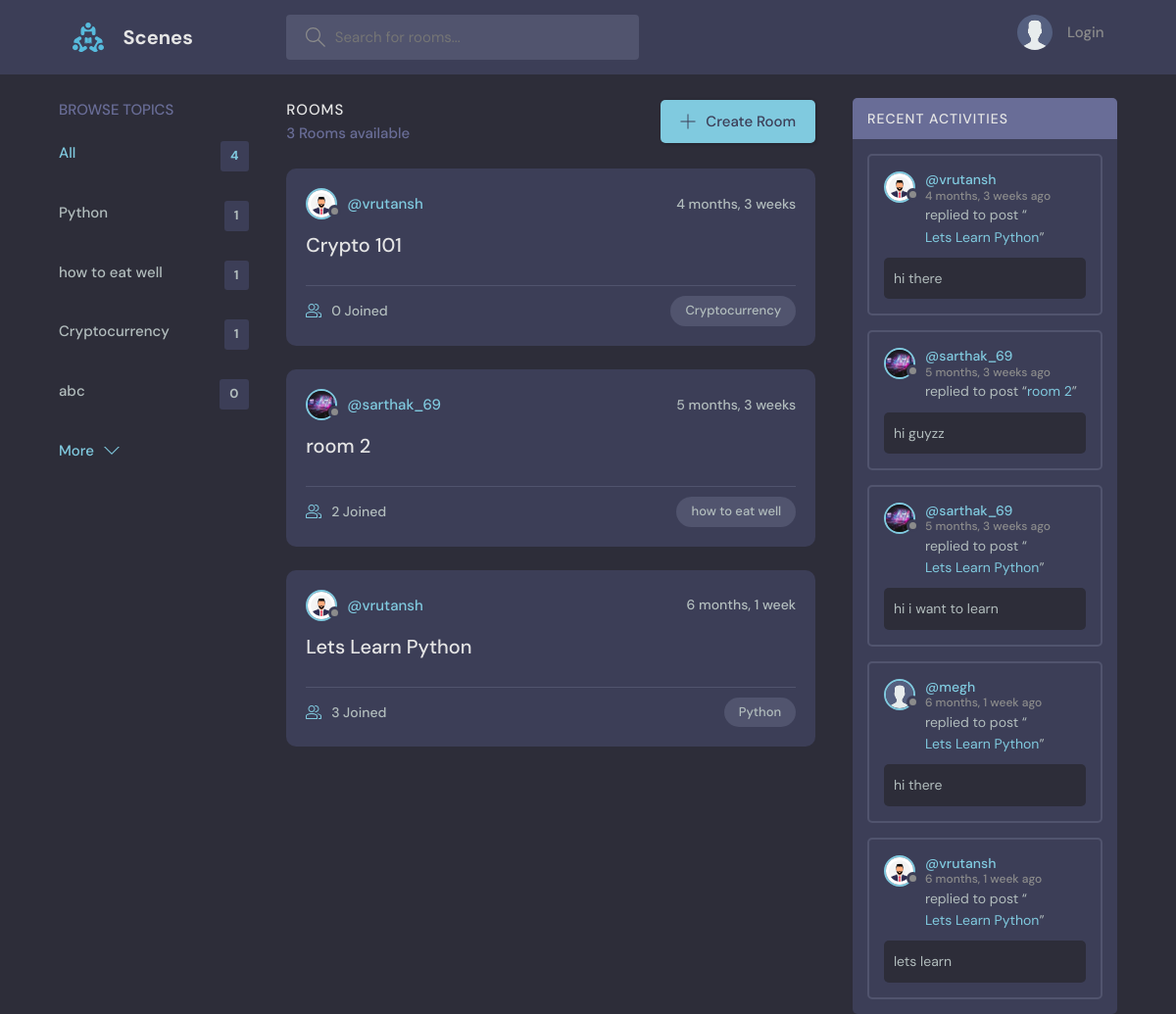
The page / on the database its author committed.
### base/models.py (models this page shows, shortened)
class Topic(models.Model):
    name = models.CharField(max_length=200)

class Room(models.Model):
    host = models.ForeignKey(User, on_delete=models.SET_NULL, null=True)
    topic = models.ForeignKey(Topic, on_delete=models.SET_NULL, null=True)
    name = models.CharField(max_length=200)
    description = models.TextField(null = True, blank = True)
    participants = models.ManyToManyField(User, related_name='participants', blank=True)
    upated = models.DateTimeField(auto_now = True)
    created = models.DateTimeField(auto_now_add = True)
    class Meta:
           ordering = ['-upated', '-created']
    def __str__(self):
        return self.name

class User(AbstractUser):
    name = models.CharField(max_length=200, null=True)
    email = models.EmailField(unique=True, null=True)
    bio = models.TextField(null=True)
    avatar = models.ImageField(null=True, default="avatar.svg")
    USERNAME_FIELD = 'email'
    REQUIRED_FIELDS = []

class Message(models.Model):
    user = models.ForeignKey(User, on_delete=models.CASCADE)
    room = models.ForeignKey(Room, on_delete=models.CASCADE)
    body = models.TextField()
    upated = models.DateTimeField(auto_now = True)
    created = models.DateTimeField(auto_now_add = True)
    class Meta:
           ordering = ['-upated', '-created']

### base/views.py (the view)
# urls.py: path('', views.home, name="home"),
def home(request):
    q = request.GET.get('q') if request.GET.get('q') != None else ''
    rooms = Room.objects.filter(Q(topic__name__icontains=q) | Q(name__icontains=q) | Q(description__icontains=q))
    topics = Topic.objects.all()[0:5]
    room_count = rooms.count()
    room_messages = Message.objects.filter(Q(room__topic__name__icontains=q))
    context = {'rooms': rooms, 'topics': topics, 'room_count':room_count, 'room_messages':room_messages}
    return render(request, 'base/home.html', context)

### base/templates/base/home.html (shortened to what this page needs)
{% extends 'main.html' %}
{% block content %}
    <main class="layout layout--3">
      <div class="container">
        {% include "base/topics_components.html"%}
        <div class="roomList">
          <div class="roomList__header">
            <div>
              <h2>Rooms</h2>
              <p>{{room_count}} Rooms available</p>
            </div>
            <a class="btn btn--main" href="{% url 'create-room'  %}">
              <svg version="1.1" xmlns="http://www.w3.org/2000/svg" width="32" height="32" viewBox="0 0 32 32">
                <title>add</title>
                <path
                  d="M16.943 0.943h-1.885v14.115h-14.115v1.885h14.115v14.115h1.885v-14.115h14.115v-1.885h-14.115v-14.115z"
                ></path>
              </svg>
              Create Room
            </a>
          </div>
          {% include 'base/feed_component.html' %}
        </div>
        {% include 'base/activity_component.html' %}
      </div>
    </main>
{% endblock %}

### base/templates/base/topics_components.html
<div class="topics">
    <div class="topics__header">
      <h2>Browse Topics</h2>
    </div>
    <ul class="topics__list">
      <li>
        <a href="{% url 'home' %}" class="active">All <span>{{topics.count}}</span></a>
      </li>
        {% for topic in topics%}
      <li>
      <a href="{% url 'home' %}?q={{topic.name}}">{{topic.name}} <span>{{topic.room_set.all.count}}</span></a>
      </li>
       {% endfor %}
    </ul>
    <a class="btn btn--link" href="{% url 'topics' %}">
      More
      <svg version="1.1" xmlns="http://www.w3.org/2000/svg" width="32" height="32" viewBox="0 0 32 32">
        <title>chevron-down</title>
        <path d="M16 21l-13-13h-3l16 16 16-16h-3l-13 13z"></path>
      </svg>
    </a>
  </div>

### base/templates/base/feed_component.html (shortened to what this page needs)
{% for room in rooms  %}
<div class="roomListRoom">
   <div class="roomListRoom__header">
     <a href="{% url 'user-profile' room.host.id %}" class="roomListRoom__author">
       <div class="avatar avatar--small">
         <img src="{{room.host.avatar.url}}" />
       </div>
       <span>@{{room.host.username}}</span>
     </a>
     <div class="roomListRoom__actions">
       <span>{{room.created|timesince}}</span>
     </div>
   </div>
   <div class="roomListRoom__content">
     <a href="{% url 'room' room.id %}">{{room.name}}</a>
   </div>
   <div class="roomListRoom__meta">
     <a href="{% url 'room' room.id %}" class="roomListRoom__joined">
       {{room.participants.all.count}} Joined
     </a>
     <p class="roomListRoom__topic">{{room.topic.name}}</p>
   </div>
 </div>
{% endfor %}

### base/templates/base/activity_component.html (shortened to what this page needs)
<div class="activities">
  <div class="activities__header">
      <h2>Recent Activities</h2>
  </div>
  {% for message in room_messages %}
  <div class="activities__box">
      <div class="activities__boxHeader roomListRoom__header">
          <a href="{% url 'user-profile' message.user.id %}" class="roomListRoom__author">
              <div class="avatar avatar--small">
                  <img src="{{message.user.avatar.url}}" />
              </div>
              <p>
                  @{{message.user.username}}
                  <span>{{message.created|timesince}} ago</span>
              </p>
          </a>
      </div>
      <div class="activities__boxContent">
          <p>replied to post “<a href="{% url 'room' message.room.id %}">{{message.room}}</a>”</p>
          <div class="activities__boxRoomContent">{{message.body}}</div>
      </div>
  </div>
  {% endfor %}
</div>

### rows shown on the page
Topic: name "Python", room_set.all.count "1"
Topic: name "how to eat well", room_set.all.count "1"
Topic: name "Cryptocurrency", room_set.all.count "1"
Topic: name "abc", room_set.all.count "0"
Room: host.avatar (picture), host.username "vrutansh", created "4 months, 3 weeks", name "Crypto 101", participants.all.count "0", topic.name "Cryptocurrency"
Room: host.avatar (picture), host.username "sarthak_69", created "5 months, 3 weeks", name "room 2", participants.all.count "2", topic.name "how to eat well"
Room: host.avatar (picture), host.username "vrutansh", created "6 months, 1 week", name "Lets Learn Python", participants.all.count "3", topic.name "Python"
Message: user.avatar (picture), user.username "vrutansh", created "4 months, 3 weeks", room "Lets Learn Python", body "hi there"
Message: user.avatar (picture), user.username "sarthak_69", created "5 months, 3 weeks", room "room 2", body "hi guyzz"
Message: user.avatar (picture), user.username "sarthak_69", created "5 months, 3 weeks", room "Lets Learn Python", body "hi i want to learn"
Message: user.avatar (placeholder picture), user.username "megh", created "6 months, 1 week", room "Lets Learn Python", body "hi there"
Message: user.avatar (picture), user.username "vrutansh", created "6 months, 1 week", room "Lets Learn Python", body "lets learn"

### other values the page prints
{{ topics.count }} "4"
{{ room_count }} "3"
